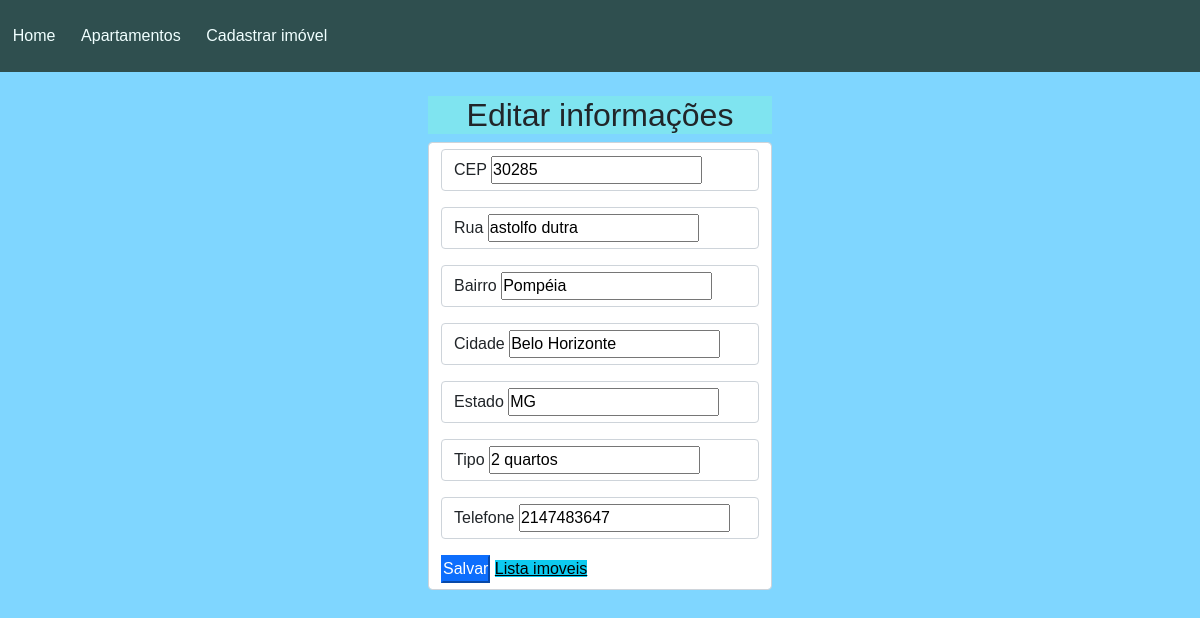
The page /edit.php?id=1 on the database its author committed.
### tables this page shows
CREATE TABLE `apartamento` (
  `id` int(200) NOT NULL,
  `cep` int(20) NOT NULL,
  `tipo` varchar(20) NOT NULL,
  `telefone` int(20) NOT NULL,
  `rua` varchar(50) NOT NULL,
  `bairro` varchar(50) NOT NULL,
  `cidade` varchar(50) NOT NULL,
  `estado` varchar(10) NOT NULL
);

### edit.php (the view, shortened to what this page needs)
<?php
include_once 'database.php';
$id = mysqli_escape_string($connect, $_GET['id']);
$sql = "SELECT * FROM apartamento WHERE id = '$id' ";
$resultado = mysqli_query($connect, $sql);
$dados = mysqli_fetch_array($resultado);
?>
<!DOCTYPE html>
<html lang="pt-br">
<head>
    <link href="https://cdn.jsdelivr.net/npm/bootstrap@5.1.3/dist/css/bootstrap.min.css" rel="stylesheet">
    <link rel="stylesheet" href="https://cdnjs.cloudflare.com/ajax/libs/font-awesome/5.15.4/css/all.min.css" />
    <link rel="stylesheet" href="./css/style.css">
</head>
<body>
    <div class=" container-fluid">
        <header>
            <div class="container" id="nav-container">
                <nav class="fixed-top navbar navbar-expand-lg">
                    <div class=" collapse navbar-collapse justify-content" id="navbar-links">
                        <div class="navbar-nav">
                            <a href="index.php" class=" nav-item nav-link" id="home-menu">Home</a>
                            <a href="apartamentos.php" class=" nav-item nav-link" id="apart-menu">Apartamentos</a>
                            <a href="cadastrar.php" class=" nav-item nav-link" id="cad-menu">Cadastrar imóvel</a>
                        </div>
                    </div>
                    <br><br>
                </nav>
            </div>
        </header>
        <br><br><br><br>
        <div class="container d-lg-flex justify-content-center">
            <div class=" ">
                <h2>Editar informações</h2>
                <form class=" form form-control form-check-inline " action=" update.php" method="POST">
                    <div class="form-control form-check-inline mb-3">
                        <label for=""> CEP
                            <input type="text" placeholder="CEP" name="cep" id="cep" onblur="pesquisacep(this.value);" value="<?php echo $dados['cep'] ?>">
                        </label>
                    </div>
                    <div class="form-control  mb-3">
                        <label for="">Rua <input type="text" placeholder="Rua" name="rua" id="rua" value="<?php echo $dados['rua'] ?>">
                        </label>
                    </div>
                    <div class="form-control  mb-3">
                        <label for="">Bairro <input type="text" placeholder="Bairro" name="bairro" id="bairro" value="<?php echo $dados['bairro'] ?>">
                        </label>
                    </div>
                    <div class="form-control  mb-3">
                        <label for="">Cidade <input type="text" placeholder="Cidade" name="cidade" id="cidade" value="<?php echo $dados['cidade'] ?>">
                        </label>
                    </div>
                    <div class="form-control  mb-3">
                        <label for="">Estado <input type="text" placeholder="uf" name="uf" id="uf" value="<?php echo $dados['estado'] ?>">
                        </label>
                    </div>
                    <div class="form-control  mb-3">
                        <label for="tipo" id="tipo">Tipo</label>
                        <input type="text" name="tipo" id="tipo" value="<?php echo $dados['tipo'] ?>">
                    </div>
                    <div class="form-control  mb-3">
                        <label for="tel" id="tel">Telefone</label>
                        <input type="text" name="tel" id="tel" value="<?php echo $dados['telefone'] ?>">
                    </div>
                    <button type="submit" name="btn-editar" class=" btn-primary" href="index.php">Salvar </button>
                    <a type="btn" class=" btn-info" href="apartamentos.php">Lista imoveis</a>
                </form>
            </div>
        </div>
    </div>
</body>
</html>

### css/style.css (style rules this page uses)
* { margin: 0; padding: 0; }
body { background-color: rgb(127, 214, 255); font-family: Arial, Helvetica, sans-serif; }
.navbar-expand-lg .navbar-nav .nav-link { padding: 1rem .8rem; }
#nav-container { padding-bottom: 0; padding-top: 0; }
header .navbar { background-color:darkslategray }
#navbar-links a { color: azure; }
h2 { text-align: center; background-color: rgba(127, 255, 212, 0.342); }

### rows shown on the page
apartamento: cep "30285", rua "astolfo dutra", bairro "Pompéia", cidade "Belo Horizonte", uf "MG", tipo "2 quartos", tel "2147483647"
